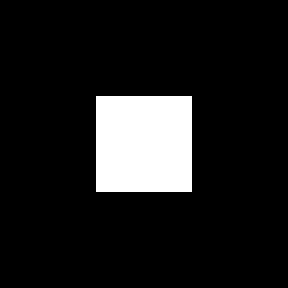
#> input picture More Spatial Filtering/2D_White_Box.pgm, 96 x 96 px (shown 3 times larger)
$ python filterFun.py   (Python 2 division)
#> lines starting #> are read from the running program, lines starting #| are printed output that depends on the picture; after the words box and inside, x2 and y2 are one past the last pixel; in counts of white or black regions, pixels touching at a corner belong together
import Image

"""
Sobel kerns
     -1 0 1        -1 -2 -1
dx = -2 0 2    dy = 0  0  0
     -1 0 1         1  2  1
"""
#returns 2d array of Sobel Values and writes a normalized image out
def sobel_dx(img,f="test"):
	width = img.size[0]
	height = img.size[1]
	dx = [[-1,0,1],[-2,0,2],[-1,0,1]]
	sob_vals = []
	#Everything is equal
	out_dx = Image.new('L', (width, height)) # Create a blank image
	pix_dx = out_dx.load()
	for y in xrange(height):
		sob_vals.append([])
		for x in xrange(width):

			num_avgs = 8
			sum_dx = 0

			k_y_offset = 0
			for box_y in xrange((y-1),(y+2)):
				k_x_offset=0
				for box_x in xrange((x-1),(x+2)):
					k_val_dx = dx[k_y_offset][k_x_offset]
					try:
						sum_dx = sum_dx + (img.getpixel((box_x,box_y)) * k_val_dx)
					except Exception, e:
						pass
					k_x_offset = k_x_offset+1
				k_y_offset = k_y_offset+1
			pix_val = sum_dx/num_avgs
			sob_vals[y].append(pix_val)
			pix_dx[x,y] = (pix_val/2)+127
	#out_dx.show()
	out_dx.save("{0}sobel_dx.png".format(f))
	return sob_vals

def sobel_dy(img, f="test"):
	width = img.size[0]
	height = img.size[1]
	dy = [[-1,-2,-1],[0,0,0],[1,2,1]]
	out_dy = Image.new('L', (width, height)) # Create a blank image
	pix_dy = out_dy.load()
	sob_vals = []
	for y in xrange(height):
		sob_vals.append([])
		for x in xrange(width):
			pix_dy[x,y] = 50
			num_avgs = 8
			sum_dy = 0
			k_y_offset = 0
			for box_y in xrange((y-1),(y+2)):
				k_x_offset=0
				for box_x in xrange((x-1),(x+2)):
					k_val_dy = dy[k_y_offset][k_x_offset]
					try:
						sum_dy = sum_dy +(img.getpixel((box_x,box_y)) * k_val_dy)
					except Exception, e:
						pass
					k_x_offset = k_x_offset+1
				k_y_offset = k_y_offset+1
			pix_val = sum_dy/num_avgs
			sob_vals[y].append( pix_val)
			pix_dy[x,y] = (pix_val/2)+127
	#out_dy.show()
	out_dy.save("{0}sobel_dy.png".format(f))
	return sob_vals

def combine_sobels(dx,dy, f="test"):
		from math import sqrt
		width = len(dx[0])
		height = len(dx)
		combined = Image.new('L', (width, height)) # Create a blank image
		comb = combined.load()
		for y in xrange(height):
			for x in xrange(width):
				comb[x,y] = sqrt((dy[y][x]*dy[y][x])+(dx[y][x]*dx[y][x]))
		#combined.show()
		combined.save("{0}combined.png".format(f))

def number1():
	"""
	1. Using the input image 2D_White_Box.pgm, separately apply the following masks and explain the results for each:
		a. Uniform averaging kernels of size 3x3, 5x5, 7x7, and 9x9. (You can reuse your code from the last assignment for this.)
		b. Each of the Sobel kernels (first derivatives in x and y respectively).
			Note: each of these should be normalized by 8.
		c.The Laplacian kernel.
			(No normalization required mathematically, but be careful:
			 the results can be in the range [-255*4,+255*4] or larger
			 depending on the kernel used.
	"""
	img = Image.open("2D_White_Box.pgm")
#> img is the input picture: PIL image 96x96 L; 11.1% white; 1 white region, box (x1, y1, x2, y2) and area: (32, 32, 64, 64) 1024
	width = img.size[0]
#> width = 96
	height = img.size[1]
#> height = 96
	#Everything is equal
	for k_size in [3,5,7,9]:
		out_img = Image.new('L', (width, height)) # Create a blank image
		pixels = out_img.load()
		for y in xrange(height):
			for x in xrange(width):
				num_avgs = k_size*k_size
				sum = 0
				offset = ((k_size-1)/2)
				for box_y in xrange((y-offset),(y+offset+1)):
					for box_x in xrange((x-offset),(x+offset+1)):
						try:
							sum = sum + img.getpixel((box_x,box_y))
						except Exception, e:
							pass
				pixels[x,y]=int(sum/num_avgs)
		out_img.save("uniformAvgK_size%i.png"%k_size)
#> this loop made 4 passes
#> pass 1, in number1, `out_img.save("uniformAvgK_size%i.png"%k_size)`:
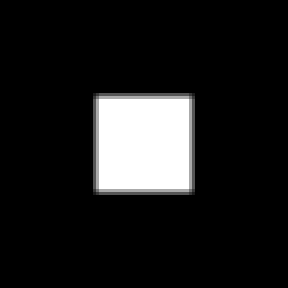
#> saved as uniformAvgK_size3.png: PIL image 96x96 L (shown 3 times larger); min 0, max 255, mean 28.3
#> pass 2, in number1, `out_img.save("uniformAvgK_size%i.png"%k_size)`:
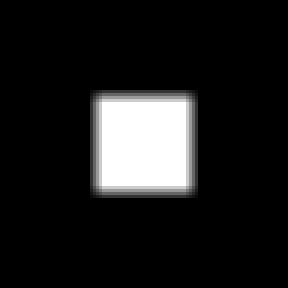
#> saved as uniformAvgK_size5.png: PIL image 96x96 L (shown 3 times larger); min 0, max 255, mean 28.3
#> after the loop:
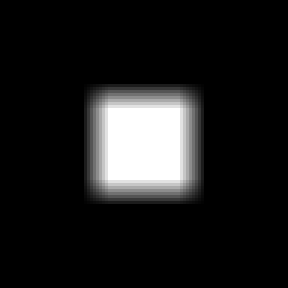
#> out_img: PIL image 96x96 L (shown 3 times larger); min 0, max 255, mean 28.3


	dy = sobel_dy(img,"num1")
#> after the loop in sobel_dy, `for y in xrange(height):`: sob_vals = 96 items
#> in sobel_dy, `out_dy.save("{0}sobel_dy.png".format(f))`:
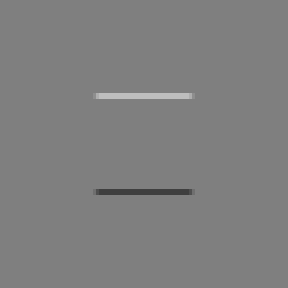
#> saved as num1sobel_dy.png: PIL image 96x96 L (shown 3 times larger); min 63, max 190, mean 127
#> dy = 96 items
	dx = sobel_dx(img,"num1")
#> in sobel_dx, `out_dx.save("{0}sobel_dx.png".format(f))`:
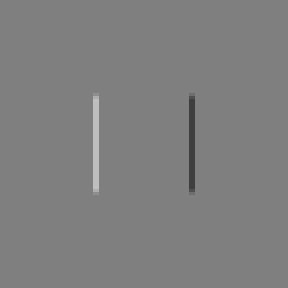
#> saved as num1sobel_dx.png: PIL image 96x96 L (shown 3 times larger); min 63, max 190, mean 127
#> dx = 96 items
	combine_sobels(dx,dy,"num1")
#> in combine_sobels, `width = len(dx[0])`: width = 96
#> the loop in combine_sobels, `for y in xrange(height):` made 1 pass
	"""
			   0  1 0
	Laplacian: 1 -4 1
			   0  1 0
	"""

	la_kern = [[0,1,0],[1,-4,1],[0,1,0]]
	out_img = Image.new('L', (width, height)) # Create a blank image
	pixels = out_img.load()
	for y in xrange(height):
		for x in xrange(width):

			k_y_offset = -1
			sum = 0
			offset = 1
			for box_y in xrange((y-offset),(y+offset+1)):
				k_x_offset = 0
				for box_x in xrange((x-offset),(x+offset+1)):
					try:
						sum = sum + (img.getpixel((box_x,box_y)) * la_kern[k_y_offset][k_x_offset])
					except Exception, e:
						pass
					k_x_offset= k_x_offset+1

				k_y_offset = k_y_offset+1
			pixels[x,y] = int(sum/4)+127
	out_img.save("Laplacian.png")

"""2.Use the Sobel kernels to calculate gradient magnitude images for the input images 2D_White_Box.pgm and blocks.pgm.
"""
# [6 lines left out: function number2, not called in this run]


"""3.Again calculate the gradient magnitude image for the input image blocks.pgm, but blur the image first by a uniform
kernel of size 3x3. Repeat this for blurring kernels of sizes 5x5, 7x7, and 9x9. What happens?
"""
#blur
# [23 lines left out: function number3, not called in this run]


"""4.Use unsharp masking to sharpen the blocks.pgm image. Try adjusting the sharpening strength and/or
radius of the blurring to find a combination you find effective or pleasing.
Note: Your results should be sharpened, but there should be no other side-effects (such as darkening
or lightening of the overall image) Be careful here to clip values outside the range
[0,255] instead of inadvertently rescaling the values (losing contrast) or causing overflow/underflow.
"""

"""Unsharp mask

              0  -1  0
unsh = 1/A * -1 A+4 -1
              0  -1  0

"""
# [58 lines left out: functions unsharp, number4, not called in this run]

#> (the run stopped early here; a loop or call above may not have finished)
